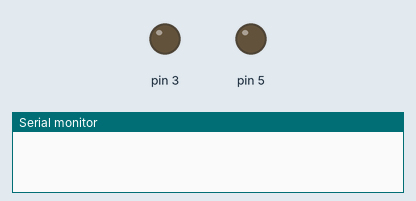
This sketch was run on a simulated Arduino Uno, built for the host (arithmetic inside an expression is 32-bit, double 64-bit). Shown: output pins drawn as LEDs (lit = HIGH), the last lines printed to the serial monitor. WiFi joins after 1.5 s; servers stay silent unless stated.

Above: at 0.0 s.
At 1.9 s:
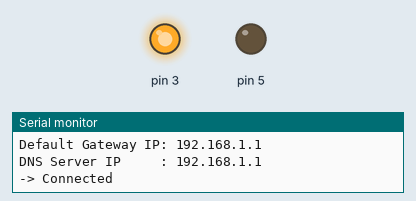
Timing chart, 0 to 3.4 s (numbered marks = the images above):
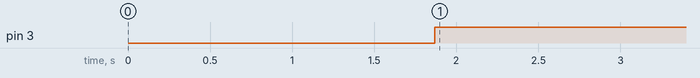

The sketch:

ethernetShield.ino
```cpp
#include<UIPEthernet.h>
byte mac[] = { 0x54, 0x34, 0x41, 0x30, 0x30, 0x31 };
EthernetClient client;
char server[] = "gurwinder.bugs3.com"; // IP Adres (or name) of server to dump data to
int  interval = 5000; // Wait between dumps
void setup() {
  pinMode(3,OUTPUT);
  pinMode(5,OUTPUT);
  Serial.begin(9600);
  Ethernet.begin(mac);
  Serial.println("Tweaking4All.com - Temperature Drone - v2.0");
  Serial.println("-=-=-=-=-=-=-=-=-=-=-=-=-=-=-=-=-=-=-=-=-=-\n");
  Serial.print("IP Address        : ");
  Serial.println(Ethernet.localIP());
  Serial.print("Subnet Mask       : ");
  Serial.println(Ethernet.subnetMask());
  Serial.print("Default Gateway IP: ");
  Serial.println(Ethernet.gatewayIP());
  Serial.print("DNS Server IP     : ");
  Serial.println(Ethernet.dnsServerIP());
  }
//  http://gurwinder.bugs3.com/index1.php?txt_send=suminder&txt_send1=singh
void loop()
{
  // if you get a connection, report back via serial:
  if (client.connect(server, 80))
  {
    Serial.println("-> Connected");
    // Make a HTTP request:
    digitalWrite(3,HIGH);
    digitalWrite(5,LOW);
    client.print( "GET /index1.php?");
    client.print("txt_send=");
    client.print( "1" );
    client.print("&&");
    client.print("txt_send1=");
    client.print( "1" );
    client.println( " HTTP/1.1");
    client.print( "Host: " );
    client.println(server);
    client.println( "Connection: close" );
    client.println();
    client.println();
    client.stop();
  }
  else
  {
    // you didn't get a connection to the server:
    Serial.println("--> connection failed/n");
     digitalWrite(5,HIGH);
       digitalWrite(3,LOW);

    }
    delay(interval);
  }
```

Measured:
- by itself, pin 3: LOW → HIGH at 1.9 s
